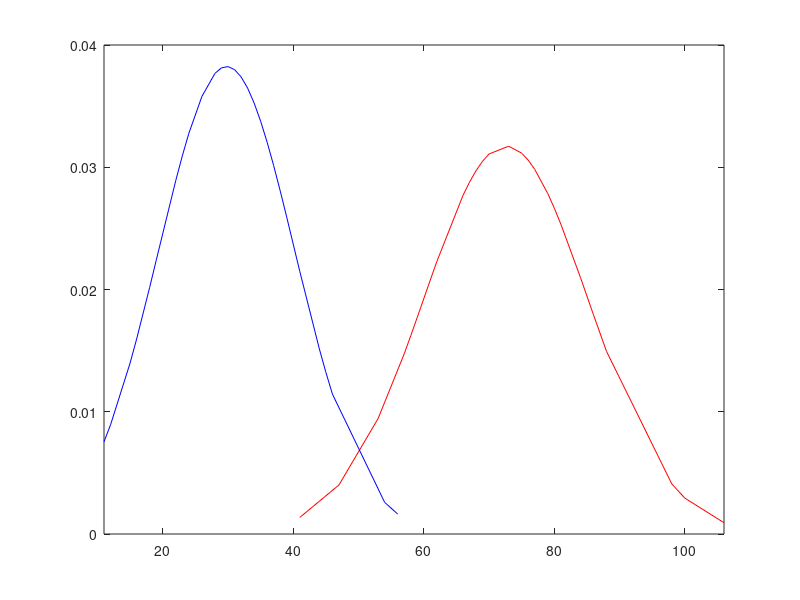

Here is the MATLAB script that generated this plot: (Note: this script raises an error after producing the figure.)
GGOVals = load('GGO_value.mat').GGO_values;
diagnosis = load('diagnosis.mat').diagnosis;
%Calculating mean and std:
positiveGGOValues = [];
negativeGGOValues = [];
for i = 1:100
 if diagnosis(i) == 1
 positiveGGOValues = [positiveGGOValues GGOVals(i)];
 else
 negativeGGOValues = [negativeGGOValues GGOVals(i)];
 end
end
meanPositiveGGOVals = mean(positiveGGOValues)
stdPositiveGGOVals = std(positiveGGOValues)
meanNegativeGGOVals = mean(negativeGGOValues)
stdNegativeGGOVals = std(negativeGGOValues)

% Choose the threshold range and step
% Build the distribution function
positiveGGOValues = sort(positiveGGOValues);
negativeGGOValues = sort(negativeGGOValues);
figure(1);
% Positive
positiveY = normpdf(positiveGGOValues,meanPositiveGGOVals,stdPositiveGGOVals);
% Negative
negativeY = normpdf(negativeGGOValues,meanNegativeGGOVals,stdNegativeGGOVals);
thresholdRange = [11 106];
thresholdValues = [];
step = 8;
% Plot your figures
plot(positiveGGOValues,positiveY,'r');
hold on
plot(negativeGGOValues,negativeY,'b');
xlim(thresholdRange);
xline(36,'--');
xline(44,'--');
xline(52,'--');
for g = 0 : 11
 thresholdValues = [thresholdValues g*step+12];
end
xticks(thresholdValues);
xlabel('AI generated GGO score') ;
ylabel('Probability') ;